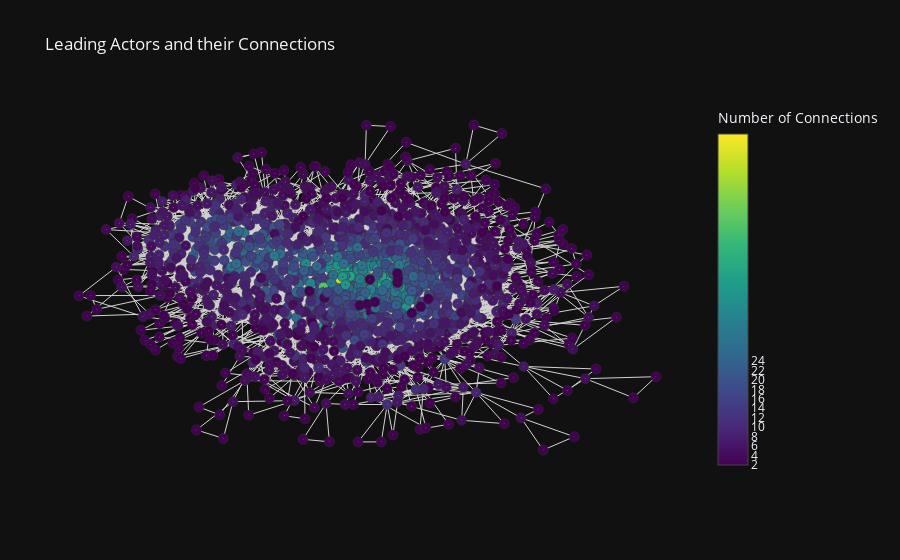

The cell this chart's notebook holds for it:
### Code cell
Xv=[pos[k][0] for k in nodes]
Yv=[pos[k][1] for k in nodes]
Xed=[]
Yed=[]
for edge in edges:
    Xed+=[pos[edge[0]][0],pos[edge[1]][0], None]
    Yed+=[pos[edge[0]][1],pos[edge[1]][1], None]

trace3=Scatter(x=Xed,
               y=Yed,
               mode='lines',
               line=Line(color='rgb(210,210,210)', width=1),
               hoverinfo='none'
               )
trace4=Scatter(x=Xv,
               y=Yv,
               mode='markers',
               name='net',
               marker=Marker(symbol='circle-dot',
                             size=10,
                             showscale=True,
                             colorscale = 'Viridis',
                             reversescale = False,

                             colorbar=ColorBar(title='Number of Connections', tickvals=[2,4,6,8,10,12,14,16,18,20,22,24]),

color= list(d.values()),
       line=Line(color='rgb(50,50,50)', width=0.5)
),
text=nodes,
hoverinfo='text'
)



layout=Layout(title= "Leading Actors and their Connections",
font= Font(size=12),
showlegend=False,
xaxis=XAxis(showgrid=False, zeroline=False, showticklabels=False),
yaxis=YAxis(showgrid=False, zeroline=False, showticklabels=False),
margin=Margin(
l=40,
r=40,
b=85,
t=100,
),
)

data1=Data([trace3, trace4])
fig1=Figure(data=data1, layout=layout)
iplot(fig1)

### Figure 1 — Plotly figure (JSON) as saved in the notebook; plotly's stock layout.template omitted (floating-point values rounded to 4 significant figures; data arrays with more than 128 entries replaced by an {"elided": "..."} marker saying what was removed)
{"data": [{"hoverinfo": "none", "line": {"color": "rgb(210,210,210)", "width": 1}, "mode": "lines", "x": {"elided": "25518 float values"}, "y": {"elided": "25518 float values"}, "type": "scatter"}, {"hoverinfo": "text", "marker": {"color": {"elided": "1560 int values"}, "colorbar": {"tickvals": [2, 4, 6, 8, 10, 12, 14, 16, 18, 20, 22, 24], "title": {"text": "Number of Connections"}}, "colorscale": [[0.0, "#440154"], [0.1111, "#482878"], [0.2222, "#3e4989"], [0.3333, "#31688e"], [0.4444, "#26828e"], [0.5556, "#1f9e89"], [0.6667, "#35b779"], [0.7778, "#6ece58"], [0.8889, "#b5de2b"], [1.0, "#fde725"]], "line": {"color": "rgb(50,50,50)", "width": 0.5}, "reversescale": false, "showscale": true, "size": 10, "symbol": "circle-dot"}, "mode": "markers", "name": "net", "text": {"elided": "1560 str values"}, "x": {"elided": "1560 float values"}, "y": {"elided": "1560 float values"}, "type": "scatter"}], "layout": {"font": {"size": 12}, "margin": {"b": 85, "l": 40, "r": 40, "t": 100}, "showlegend": false, "title": {"text": "Leading Actors and their Connections"}, "xaxis": {"showgrid": false, "showticklabels": false, "zeroline": false}, "yaxis": {"showgrid": false, "showticklabels": false, "zeroline": false}}}
